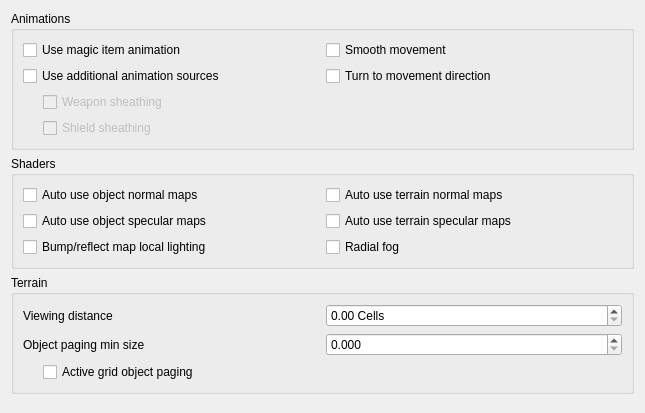
         <widget class="QWidget" name="visualsScrollAreaWidgetContents">
          <property name="geometry">
           <rect>
            <x>0</x>
            <y>0</y>
            <width>645</width>
            <height>413</height>
           </rect>
          </property>
          <layout class="QVBoxLayout" name="verticalLayout">
           <item>
            <widget class="QGroupBox" name="animationsGroup">
             <property name="title">
              <string>Animations</string>
             </property>
             <layout class="QGridLayout" name="animationsLayout">
              <item row="0" column="0">
               <widget class="QCheckBox" name="magicItemAnimationsCheckBox">
                <property name="toolTip">
                 <string>&lt;html&gt;&lt;head/&gt;&lt;body&gt;&lt;p&gt;Use casting animations for magic items, just as for spells.&lt;/p&gt;&lt;/body&gt;&lt;/html&gt;</string>
                </property>
                <property name="text">
                 <string>Use magic item animation</string>
                </property>
               </widget>
              </item>
              <item row="0" column="1">
               <widget class="QCheckBox" name="smoothMovementCheckBox">
                <property name="toolTip">
                 <string>&lt;html&gt;&lt;head/&gt;&lt;body&gt;&lt;p&gt;Makes NPCs and player movement more smooth. Recommended to use with "turn to movement direction" enabled.&lt;/p&gt;&lt;/body&gt;&lt;/html&gt;</string>
                </property>
                <property name="text">
                 <string>Smooth movement</string>
                </property>
               </widget>
              </item>
              <item row="1" column="0">
               <widget class="QCheckBox" name="animSourcesCheckBox">
                <property name="toolTip">
                 <string>&lt;html&gt;&lt;head/&gt;&lt;body&gt;&lt;p&gt;Load per-group KF-files and skeleton files from Animations folder&lt;/p&gt;&lt;/body&gt;&lt;/html&gt;</string>
                </property>
                <property name="text">
                 <string>Use additional animation sources</string>
                </property>
               </widget>
              </item>
              <item row="1" column="1">
               <widget class="QCheckBox" name="turnToMovementDirectionCheckBox">
                <property name="toolTip">
                 <string>&lt;html&gt;&lt;head/&gt;&lt;body&gt;&lt;p&gt;Affects side and diagonal movement. Enabling this setting makes movement more realistic.&lt;/p&gt;&lt;p&gt;If disabled then the whole character's body is pointed to the direction of view. Diagonal movement has no special animation and causes sliding.&lt;/p&gt;&lt;p&gt;If enabled then the character turns lower body to the direction of movement. Upper body is turned partially. Head is always pointed to the direction of view. In combat mode it works only for diagonal movement. In non-combat mode it changes straight right and straight left movement as well. Also turns the whole body up or down when swimming according to the movement direction.&lt;/p&gt;&lt;/body&gt;&lt;/html&gt;</string>
                </property>
                <property name="text">
                 <string>Turn to movement direction</string>
                </property>
               </widget>
              </item>
              <item row="2" column="0">
               <layout class="QVBoxLayout" name="sheathingLayout">
                <property name="leftMargin">
                 <number>20</number>
                </property>
                <item>
                 <widget class="QCheckBox" name="weaponSheathingCheckBox">
                  <property name="enabled">
                   <bool>false</bool>
                  </property>
                  <property name="toolTip">
                   <string>&lt;html&gt;&lt;head/&gt;&lt;body&gt;&lt;p&gt;Render holstered weapons (with quivers and scabbards), requires modded assets.&lt;/p&gt;&lt;/body&gt;&lt;/html&gt;</string>
                  </property>
                  <property name="text">
                   <string>Weapon sheathing</string>
                  </property>
                 </widget>
                </item>
                <item>
                 <widget class="QCheckBox" name="shieldSheathingCheckBox">
                  <property name="enabled">
                   <bool>false</bool>
                  </property>
                  <property name="toolTip">
                   <string>&lt;html&gt;&lt;head/&gt;&lt;body&gt;&lt;p&gt;Render holstered shield, requires modded assets.&lt;/p&gt;&lt;/body&gt;&lt;/html&gt;</string>
                  </property>
                  <property name="text">
                   <string>Shield sheathing</string>
                  </property>
                 </widget>
                </item>
               </layout>
              </item>
             </layout>
            </widget>
           </item>
           <item>
            <widget class="QGroupBox" name="shadersGroup">
             <property name="title">
              <string>Shaders</string>
             </property>
             <layout class="QGridLayout" name="shaderLayout">
              <item row="0" column="0">
               <widget class="QCheckBox" name="autoUseObjectNormalMapsCheckBox">
                <property name="toolTip">
                 <string>&lt;html&gt;&lt;head/&gt;&lt;body&gt;&lt;p&gt;If this option is enabled, normal maps are automatically recognized and used if they are named appropriately
                  (see 'normal map pattern', e.g. for a base texture foo.dds, the normal map texture would have to be named foo_n.dds).
                  If this option is disabled, normal maps are only used if they are explicitly listed within the mesh file (.nif or .osg file). Affects objects.&lt;/p&gt;&lt;/body&gt;&lt;/html&gt;</string>
                </property>
                <property name="text">
                 <string>Auto use object normal maps</string>
                </property>
               </widget>
              </item>
              <item row="0" column="1">
               <widget class="QCheckBox" name="autoUseTerrainNormalMapsCheckBox">
                <property name="toolTip">
                 <string>&lt;html&gt;&lt;head/&gt;&lt;body&gt;&lt;p&gt;See 'auto use object normal maps'. Affects terrain.&lt;/p&gt;&lt;/body&gt;&lt;/html&gt;</string>
                </property>
                <property name="text">
                 <string>Auto use terrain normal maps</string>
                </property>
               </widget>
              </item>
              <item row="1" column="0">
               <widget class="QCheckBox" name="autoUseObjectSpecularMapsCheckBox">
                <property name="toolTip">
                 <string>&lt;html&gt;&lt;head/&gt;&lt;body&gt;&lt;p&gt;If this option is enabled, specular maps are automatically recognized and used if they are named appropriately
                  (see 'specular map pattern', e.g. for a base texture foo.dds,
                  the specular map texture would have to be named foo_spec.dds).
                  If this option is disabled, normal maps are only used if they are explicitly listed within the mesh file
                  (.osg file, not supported in .nif files). Affects objects.&lt;/p&gt;&lt;/body&gt;&lt;/html&gt;</string>
                </property>
                <property name="text">
                 <string>Auto use object specular maps</string>
                </property>
               </widget>
              </item>
              <item row="1" column="1">
               <widget class="QCheckBox" name="autoUseTerrainSpecularMapsCheckBox">
                <property name="toolTip">
                 <string>&lt;html&gt;&lt;head/&gt;&lt;body&gt;&lt;p&gt;If a file with pattern 'terrain specular map pattern' exists, use that file as a 'diffuse specular' map. The texture must contain the layer colour in the RGB channel (as usual), and a specular multiplier in the alpha channel.&lt;/p&gt;&lt;/body&gt;&lt;/html&gt;</string>
                </property>
                <property name="text">
                 <string>Auto use terrain specular maps</string>
                </property>
               </widget>
              </item>
              <item row="2" column="0">
               <widget class="QCheckBox" name="bumpMapLocalLightingCheckBox">
                <property name="toolTip">
                 <string>&lt;html&gt;&lt;head/&gt;&lt;body&gt;&lt;p&gt;Normally environment map reflections aren't affected by lighting, which makes environment-mapped (and thus bump-mapped objects) glow in the dark.
                  Morrowind Code Patch includes an option to remedy that by doing environment-mapping before applying lighting, this is the equivalent of that option.
                  Affected objects will use shaders.
                  &lt;/p&gt;&lt;/body&gt;&lt;/html&gt;</string>
                </property>
                <property name="text">
                 <string>Bump/reflect map local lighting</string>
                </property>
               </widget>
              </item>
              <item row="2" column="1">
               <widget class="QCheckBox" name="radialFogCheckBox">
                <property name="toolTip">
                 <string>&lt;html&gt;&lt;head/&gt;&lt;body&gt;&lt;p&gt;By default, the fog becomes thicker proportionally to your distance from the clipping plane set at the clipping distance, which causes distortion at the edges of the screen.
                  This setting makes the fog use the actual eye point distance (or so called Euclidean distance) to calculate the fog, which makes the fog look less artificial, especially if you have a wide FOV.&lt;/p&gt;&lt;/body&gt;&lt;/html&gt;</string>
                </property>
                <property name="text">
                 <string>Radial fog</string>
                </property>
               </widget>
              </item>
             </layout>
            </widget>
           </item>
           <item>
            <widget class="QGroupBox" name="terrainGroup">
             <property name="title">
              <string>Terrain</string>
             </property>
             <layout class="QGridLayout" name="terrainLayout">
              <item row="0" column="0">
               <layout class="QHBoxLayout" name="viewingDistanceLayout">
                <item>
                 <widget class="QLabel" name="viewingDistanceLabel">
                  <property name="text">
                   <string>Viewing distance</string>
                  </property>
                 </widget>
                </item>
                <item>
                 <widget class="QDoubleSpinBox" name="viewingDistanceComboBox">
                  <property name="suffix">
                   <string> Cells</string>
                  </property>
                  <property name="minimum">
                   <double>0.000000000000000</double>
                  </property>
                  <property name="singleStep">
                   <double>0.500000000000000</double>
                  </property>
                 </widget>
                </item>
               </layout>
              </item>
              <item row="1" column="0">
               <layout class="QHBoxLayout" name="objectPagingMinSizeLayout">
                <item>
                 <widget class="QLabel" name="objectPagingMinSizeLabel">
                  <property name="toolTip">
                   <string>&lt;html&gt;&lt;head/&gt;&lt;body&gt;&lt;p&gt;Controls how large an object must be to be visible in the scene. The object's size is divided by its distance to the camera and the result of the division is compared with this value. The smaller this value is, the more objects you will see in the scene.&lt;/p&gt;&lt;/body&gt;&lt;/html&gt;</string>
                  </property>
                  <property name="text">
                   <string>Object paging min size</string>
                  </property>
                 </widget>
                </item>
                <item>
                 <widget class="QDoubleSpinBox" name="objectPagingMinSizeComboBox">
                  <property name="decimals">
                   <number>3</number>
                  </property>
                  <property name="minimum">
                   <double>0.000000000000000</double>
                  </property>
                  <property name="maximum">
                   <double>4.000000000000000</double>
                  </property>
                  <property name="singleStep">
                   <double>0.050000000000000</double>
                  </property>
                 </widget>
                </item>
               </layout>
              </item>
              <item row="2" column="0">
               <layout class="QVBoxLayout" name="distantLandLayout">
                <property name="leftMargin">
                 <number>20</number>
                </property>
                <item>
                 <widget class="QCheckBox" name="activeGridObjectPagingCheckBox">
                  <property name="toolTip">
                   <string>&lt;html&gt;&lt;head/&gt;&lt;body&gt;&lt;p&gt;Use object paging for active cells grid.&lt;/p&gt;&lt;/body&gt;&lt;/html&gt;</string>
                  </property>
                  <property name="text">
                   <string>Active grid object paging</string>
                  </property>
                 </widget>
                </item>
               </layout>
              </item>
             </layout>
            </widget>
           </item>
           <item>
            <spacer name="verticalSpacer">
             <property name="orientation">
              <enum>Qt::Vertical</enum>
             </property>
             <property name="sizeHint" stdset="0">
              <size>
               <width>20</width>
               <height>40</height>
              </size>
             </property>
            </spacer>
           </item>
          </layout>
         </widget>
